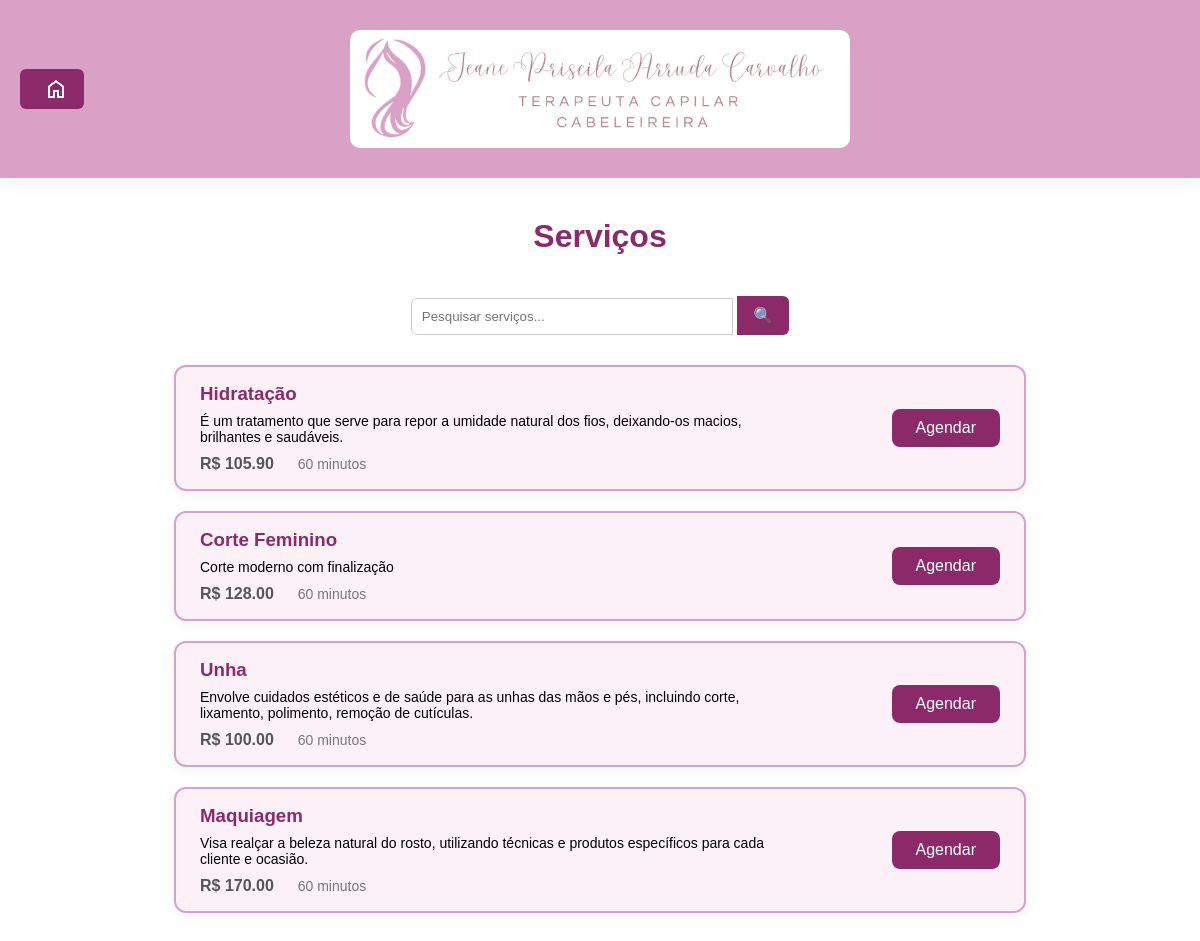
The app's page /servicos with its own data.
### backend/models.py (models this page shows)
class Servico(db.Model):
    __tablename__ = 'servicos'
    idServico = db.Column(db.Integer, primary_key=True)
    nome = db.Column(db.String(100), nullable=False)
    descricao = db.Column(db.Text, nullable=True)
    preco = db.Column(db.Numeric(10, 2), nullable=False)
    duracao = db.Column(db.Integer, nullable=False)
    profissional_servicos = db.relationship('ProfissionalServico', back_populates='servico', lazy=True)

### backend/views.py (the view)
@app.route('/servicos')
def listar_servicos():
    servicos = Servico.query.all()
    return render_template('servicos.html', servicos=servicos)

### templates/servicos.html (shortened to what this page needs)
<!DOCTYPE html>
<html lang="pt-br">
<head>
  <link rel="stylesheet" href="/static/css/style-servicos.css" />
  <link rel="stylesheet" href="/static/css/style-btnInicio.css" />
</head>
<body>
  <header>
    <div class="logo">
      <img src="/static/img/LogoSalao2.png" width="500px" alt="Logo do Salão">
    </div>
    <a class="btn-inicio" href="{{ url_for('cliente_inicio') }}">
       <img src="/static/img/home.png" alt="Página Inicial">
    </a>
  </header>
  <main>
    <h1>Serviços</h1>
    <div class="search-container">
      <form onsubmit="return false;">
        <input type="text" id="searchInput" placeholder="Pesquisar serviços...">
        <button type="button">🔍</button>
      </form>
    </div>
    <div class="lista-servicos" id="listaServicos">
      {% if servicos %}
        {% for servico in servicos %}
          <div class="servico">
            <div class="info-servico">
              <h3 class="servico-nome">{{ servico.nome }}</h3>
              <p>{{ servico.descricao }}</p>
              <div class="detalhes">
                <span class="preco">R$ {{ servico.preco }}</span>
                <span class="duracao">{{ servico.duracao }} minutos</span>
              </div>
            </div>
            {% if current_user.is_authenticated %}
              <a href="{{ url_for('escolher_profissional', servico_id=servico.idServico) }}">
                <button class="btn-agendar">Agendar</button>
              </a>
            {% else %}
              <a href="{{ url_for('login') }}?next={{ request.path }}" onclick="alert('Você precisa estar logado para agendar um serviço!')">
                <button class="btn-agendar">Agendar</button>
              </a>
            {% endif %}
          </div>
        {% endfor %}
      {% else %}
        <p>Nenhum serviço encontrado.</p>
      {% endif %}
    </div>
  </main>
</body>
</html>

### static/css/style-servicos.css (style rules this page uses)
html { font-family: Arial, Helvetica, sans-serif; }
body { margin: 0; padding-bottom: 100px; }
header { background-color: #d9a1c5; box-shadow: 0 0 20px rgba(0, 0, 0, 0.1); position: fixed; width: 100%; top: 0; padding: 10px 0; z-index: 1; }
.logo img { border-radius: 10px; margin: auto; display: block; }
button { border: 0; background-color: #d9a1c5; padding: 6px 12px; font-size: 16px; cursor: pointer; }
main { padding-top: 20px; }
h1 { text-align: center; padding: 20px; margin-top: 0; color: #8b2969; }
.search-container { display: flex; justify-content: center; margin-bottom: 30px; }
.search-container input { width: 300px; padding: 10px; border-radius: 6px 0 0 6px; border: 1px solid #ccc; outline: none; }
.search-container button { background-color: #8b2969; color: white; border: none; padding: 10px 16px; border-radius: 0 6px 6px 0; cursor: pointer; }
.lista-servicos { display: flex; flex-direction: column; align-items: center; gap: 20px; padding: 0 5%; }
.servico { background-color: #fdf1f8; border: 2px solid #d9a1c5; border-radius: 12px; padding: 16px 24px; width: 90%; max-width: 800px; display: flex; justify-content: space-between; align-items: center; box-shadow: 0 4px 12px rgba(0,0,0,0.05); }
.info-servico { text-align: left; max-width: 75%; }
.servico h3 { margin: 0 0 8px; color: #8b2969; }
.servico p { margin: 0 0 10px; font-size: 14px; }
.detalhes { font-size: 14px; color: #555; }
.preco { font-weight: bold; font-size: 16px; margin-right: 20px; }
.duracao { color: #777; }
.btn-agendar { background-color: #8b2969; color: white; border: none; padding: 10px 24px; border-radius: 8px; cursor: pointer; transition: 0.3s; }

### static/css/style-btnInicio.css (style rules this page uses)
header { position: relative; padding: 30px 0; display: flex; justify-content: center; align-items: center; }
.btn-inicio { position: absolute; left: 20px; top: 50%; transform: translateY(-50%); text-decoration: none; background-color: #8b2969; color: white; padding: 8px 16px; border-radius: 6px; font-weight: bold; display: inline-flex; align-items: center; gap: 8px; transition: background 0.3s; }

### records on screen
Servico: nome "Hidratação", descricao "É um tratamento que serve para repor a umidade natural dos fios, deixando-os macios, brilhantes e saudáveis.", preco "105.90", duracao "60"
Servico: nome "Corte Feminino", descricao "Corte moderno com finalização", preco "128.00", duracao "60"
Servico: nome "Unha", descricao "Envolve cuidados estéticos e de saúde para as unhas das mãos e pés, incluindo corte, lixamento, polimento, remoção de cutículas.", preco "100.00", duracao "60"
Servico: nome "Maquiagem", descricao "Visa realçar a beleza natural do rosto, utilizando técnicas e produtos específicos para cada cliente e ocasião.", preco "170.00", duracao "60"
